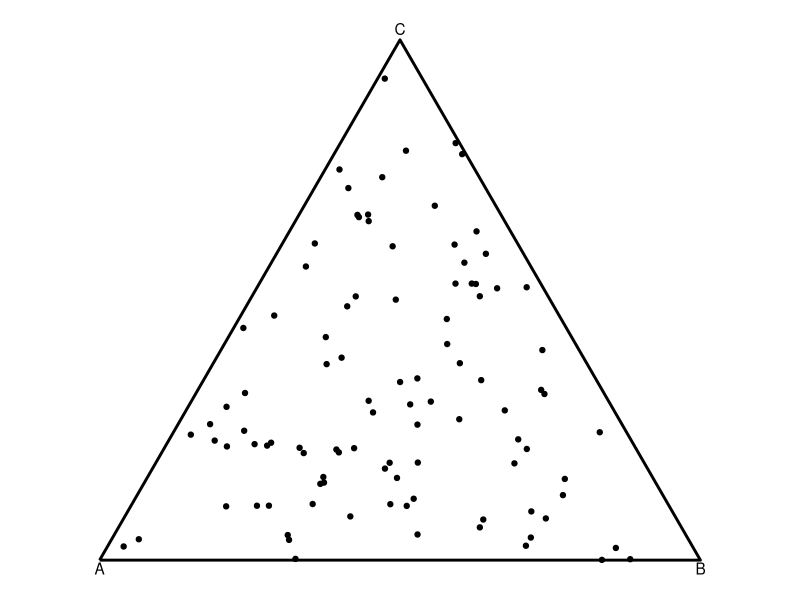

This figure's R source:
library(ggplot2)

.as_df <- function(x) {
  if (is.matrix(x)) {
    x <- as.data.frame(x, check.names = FALSE, stringsAsFactors = FALSE)
  }
  if (!is.data.frame(x)) stop("`df` ha de ser data.frame o matriu.", call. = FALSE)
  x
}

.check_cols <- function(df, cols) {
  miss <- setdiff(cols, names(df))
  if (length(miss)) {
    stop(sprintf("Falten columnes: %s.\nDisponibles: %s",
                 paste(miss, collapse = ", "),
                 paste(names(df), collapse = ", ")),
         call. = FALSE)
  }
}

ternary_close <- function(df, A, B, C, allow_na = FALSE) {
  df <- .as_df(df)
  .check_cols(df, c(A, B, C))

  a <- df[[A]]; b <- df[[B]]; c <- df[[C]]

  if (!allow_na && any(!is.finite(a) | !is.finite(b) | !is.finite(c))) {
    stop("Hi ha valors NA/Inf a A, B o C. Neteja'ls o usa `allow_na = TRUE`.", call. = FALSE)
  }

  s <- a + b + c
  bad_sum <- which(!(is.finite(s) & s > 0))
  if (length(bad_sum)) {
    stop(sprintf("Files amb suma no positiva o no finita a A+B+C: %s",
                 paste(head(bad_sum, 10), collapse = ", ")),
         call. = FALSE)
  }

  df$.A <- a / s
  df$.B <- b / s
  df$.C <- c / s
  df
}

ternary_xy <- function(df, A = ".A", B = ".B", C = ".C") {
  df <- .as_df(df)
  .check_cols(df, c(A, B, C))
  x <- df[[B]] + 0.5 * df[[C]]
  y <- (sqrt(3)/2) * df[[C]]
  df$.x <- x
  df$.y <- y
  df
}

prepare_ternary <- function(df, A, B, C, keep_props = TRUE, allow_na = FALSE) {
  d0 <- ternary_close(df, A, B, C, allow_na = allow_na)
  d1 <- ternary_xy(d0, ".A", ".B", ".C")
  if (!keep_props) d1 <- d1[, c(".x", ".y")]
  d1
}

ternary_outline_df <- function() {
  data.frame(.x = c(0, 1, 0.5, 0), .y = c(0, 0, sqrt(3)/2, 0))
}

ternary_isolines_df <- function(var = c("A","B","C"), ticks = seq(0.1, 0.9, 0.1)) {
  var <- match.arg(var)
  out <- lapply(ticks, function(tk) {
    n <- 100
    if (var == "A") {
      Bv <- seq(0, 1 - tk, length.out = n); Cv <- (1 - tk) - Bv; Av <- rep(tk, n)
    } else if (var == "B") {
      Av <- seq(0, 1 - tk, length.out = n); Cv <- (1 - tk) - Av; Bv <- rep(tk, n)
    } else {
      Av <- seq(0, 1 - tk, length.out = n); Bv <- (1 - tk) - Av; Cv <- rep(tk, n)
    }
    df <- data.frame(.A = Av, .B = Bv, .C = Cv, var = var, tick = tk)
    ternary_xy(df, ".A", ".B", ".C")
  })
  do.call(rbind, out)
}

geom_ternary_outline <- function(...) {
  geom_path(data = ternary_outline_df(), aes(.x, .y), inherit.aes = FALSE, ...)
}

geom_ternary_grid <- function(ticks = seq(0.1, 0.9, 0.1), alpha = 0.3, ...) {
  gA <- ternary_isolines_df("A", ticks)
  gB <- ternary_isolines_df("B", ticks)
  gC <- ternary_isolines_df("C", ticks)
  list(
    geom_path(data = gA, aes(.x, .y), inherit.aes = FALSE, alpha = alpha, ...),
    geom_path(data = gB, aes(.x, .y), inherit.aes = FALSE, alpha = alpha, ...),
    geom_path(data = gC, aes(.x, .y), inherit.aes = FALSE, alpha = alpha, ...)
  )
}

geom_ternary_corner_labels <- function(labels = c(A = "A", B = "B", C = "C"), ...) {
  labs <- data.frame(
    lab = unname(labels),
    .x  = c(0, 1, 0.5),
    .y  = c(0, 0, sqrt(3)/2)
  )
  geom_text(data = labs, aes(.x, .y, label = lab),
            inherit.aes = FALSE, vjust = c(1.2, 1.2, -0.4), ...)
}

theme_ternary <- function() {
  theme_void() + theme(plot.margin = margin(10,10,10,10))
}


set.seed(1)
df <- as.data.frame(matrix(rexp(300, 1), ncol = 3))
names(df) <- c("A","B","C")

d2 <- prepare_ternary(df, "A","B","C")

ggplot(d2, aes(.x, .y)) +
  # geom_ternary_grid() +
  geom_ternary_outline(linewidth = 1) +
  geom_point() +
  geom_ternary_corner_labels() +
  coord_equal() +
  theme_ternary()
